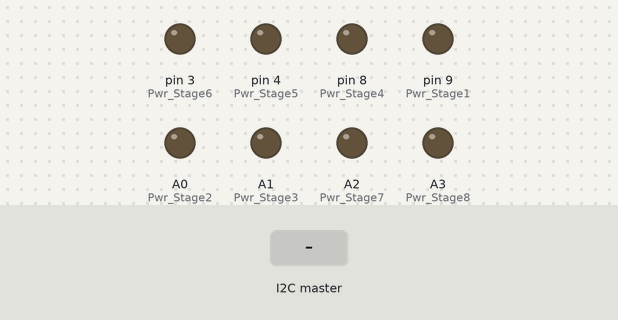
The sketch below on a simulated Arduino Uno, built with avr-gcc and run on an emulated ATmega328P. Parts: output pins drawn as LEDs (lit = HIGH). The test bench sets the inputs (shaded band). What the sketch prints to the serial monitor is not drawn.

Above: at 1.2 s.
1.3 s: the I2C master sends the byte 1
At 2.9 s:
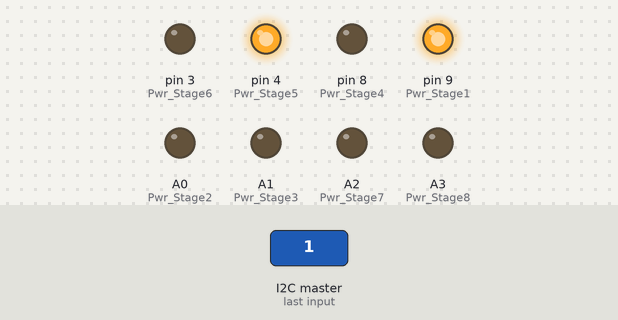
At 4.9 s:
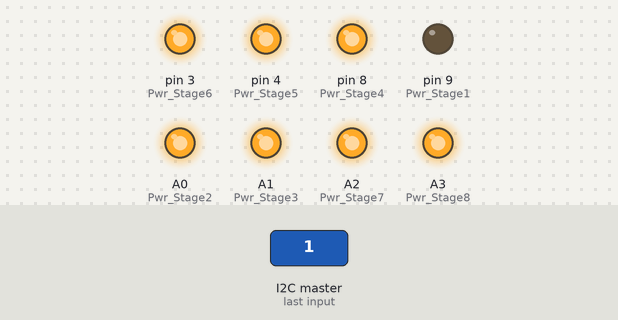
Timing chart, 0 to 6.4 s (numbered marks = the images above; inputs shaded):
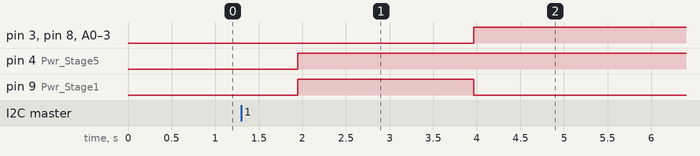

The sketch:

sketch_Control_DC__Mejorado.ino
```cpp
#include <Wire.h>

#define Pwr_Stage1  9   // Se le dio este roden para identificar fisicamente en la placa las secciones activadas
#define Pwr_Stage2  A0  // Sin embargo su cambio solo implica movimientos estructurales en el codigo
#define Pwr_Stage3  A1
#define Pwr_Stage4  8
#define Pwr_Stage5  4
#define Pwr_Stage6  3
#define Pwr_Stage7  A2
#define Pwr_Stage8  A3

float Volt_level[255];
int a;
int i=0;
float Volt_Comp;
float Volt_Prev = 5;
byte Vt = 32;
int Data_Value;
byte Volt_Chosen;
int Ch_Out[8];
word Stage_Out[8];
byte Comp = 1;

void setup() {

  Serial.begin(9600);
  Wire.begin(9);
  //Wire.onReceive(receiveEvent); // register event
  pinMode(Pwr_Stage1, OUTPUT);
  pinMode(Pwr_Stage2, OUTPUT);
  pinMode(Pwr_Stage3, OUTPUT);
  pinMode(Pwr_Stage4, OUTPUT);
  pinMode(Pwr_Stage5, OUTPUT);
  pinMode(Pwr_Stage6, OUTPUT);
  pinMode(Pwr_Stage7, OUTPUT);
  pinMode(Pwr_Stage8, OUTPUT);


}

void loop() {

    Wire.onReceive(receiveEvent); // register event
    Assignment_Out();
    Selection_Volt();
    Voltage_Compare(Vt);
    Matrix_Out(Volt_Chosen);
    Act_Out();
    Rst_DC();
}


void receiveEvent(int howMany) {
  while (0 < Wire.available()) { // loop through all but the last

   Vt = Wire.read(); // receive byte as a character
   delay(10);
  }
}

void Selection_Volt()
{
  Volt_level[1] = 49.44;
  Volt_level[2] = 47.72;
  Volt_level[4] = 45.81;
  Volt_level[8] = 43.66;
  Volt_level[16] = 41.24;
  Volt_level[32] = 38.49;
  Volt_level[3] = 35.72;
  Volt_level[5] = 34.74;
  Volt_level[6] = 33.99;
  Volt_level[9] = 33.61;
  Volt_level[10] = 32.92;
  Volt_level[17] = 32.30;
  Volt_level[18] = 31.67;
  Volt_level[20] = 30.94;
  Volt_level[34] = 30.19;
  Volt_level[36] = 29.54;
  Volt_level[40] = 28.78;
  Volt_level[7] = 28.06;
  Volt_level[11] = 27.40;
  Volt_level[13] = 26.89;
  Volt_level[14] = 26.49;
  Volt_level[21] = 26.13;
  Volt_level[22] = 25.76;
  Volt_level[37] = 25.22;
  Volt_level[38] = 24.88;
  Volt_level[65] = 24.29;
  Volt_level[50] = 23.81;
  Volt_level[72] = 23.21;
  Volt_level[80] = 22.70;
  Volt_level[27] = 22.26;
  Volt_level[30] = 21.74;
  Volt_level[46] = 21.18;
  Volt_level[57] = 20.68;
  Volt_level[82] = 20.24;
  Volt_level[31] = 19.71;
  Volt_level[47] = 19.29;
  Volt_level[59] = 18.75;
  Volt_level[86] = 18.25;
  Volt_level[106] = 17.72;
  Volt_level[79] = 17.21;
  Volt_level[93] = 16.71;
  Volt_level[118] = 16.17;
  Volt_level[95] = 15.66;
  Volt_level[123] = 15.19;
  Volt_level[126] = 15.03;
  Volt_level[127] = 14.34;
  Volt_level[255] = 12.43;
}

void Assignment_Out()
{
  Stage_Out[0] = Pwr_Stage1;
  Stage_Out[1] = Pwr_Stage2;
  Stage_Out[2] = Pwr_Stage3;
  Stage_Out[3] = Pwr_Stage4;
  Stage_Out[4] = Pwr_Stage5;
  Stage_Out[5] = Pwr_Stage6;
  Stage_Out[6] = Pwr_Stage7;
  Stage_Out[7] = Pwr_Stage8;
}

void Voltage_Compare(int Volt_Ref)
{
  for (int i=0; i <= 255; i++){
    Volt_Comp = abs(Volt_Ref - Volt_level[i]);
    if(Volt_Comp <= Volt_Prev)
    {
      Volt_Prev = Volt_Comp;
      Volt_Chosen = i;
    }
    Serial.println("i");
    Serial.println(i);
  }
}

void Matrix_Out (byte Selection_Out)
{
  for (int j=0; j <= 7; j++){
    Ch_Out[j] = (Selection_Out >> j)&(Comp);
  }
}

void Act_Out()
{
  for (int k=0; k <= 7; k++){
    if(Ch_Out[k] == 1)
    {
      digitalWrite(Stage_Out[k], HIGH);
    }
    else if(Ch_Out[k] == 0)
    {
      digitalWrite(Stage_Out[k], LOW);
    }
  }
}

void Rst_DC ()
{
  Volt_Prev = 5;
  Volt_Comp = 20;
  i=0;
}
```

Measured:
- after the input at 1.3 s, pin 3 (Pwr_Stage6), pin 8 (Pwr_Stage4), A0 (Pwr_Stage2), A1 (Pwr_Stage3), A2 (Pwr_Stage7), A3 (Pwr_Stage8): LOW → HIGH after 2.7 s
